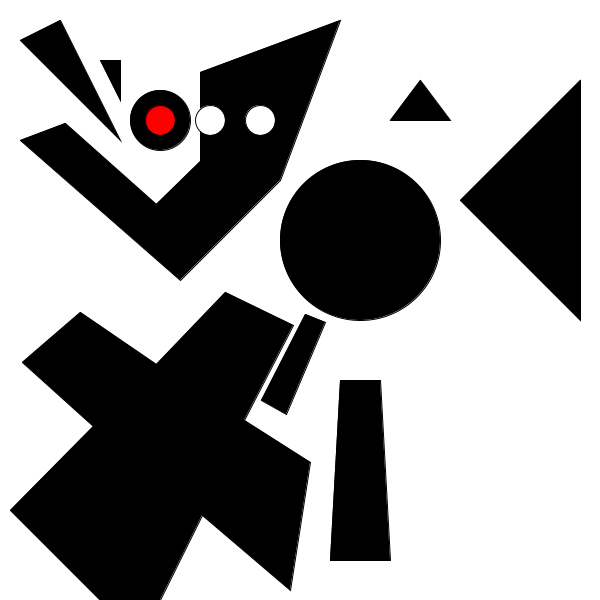
Frame 1 (no input)
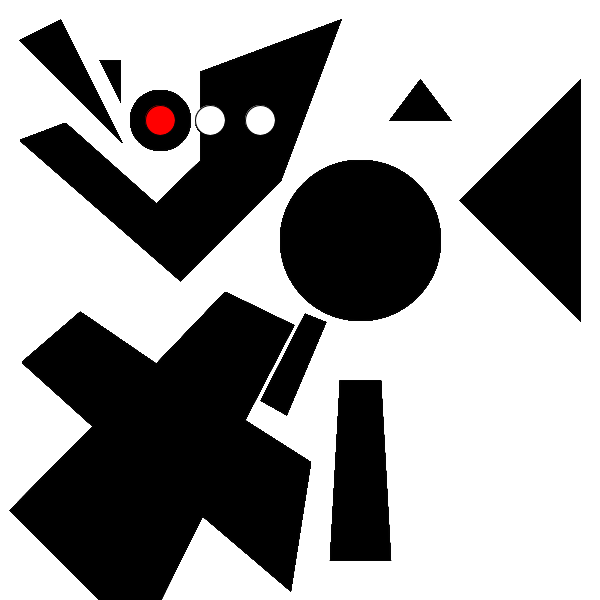
Frame 60 (the mouse pressed at the canvas centre just before this capture)
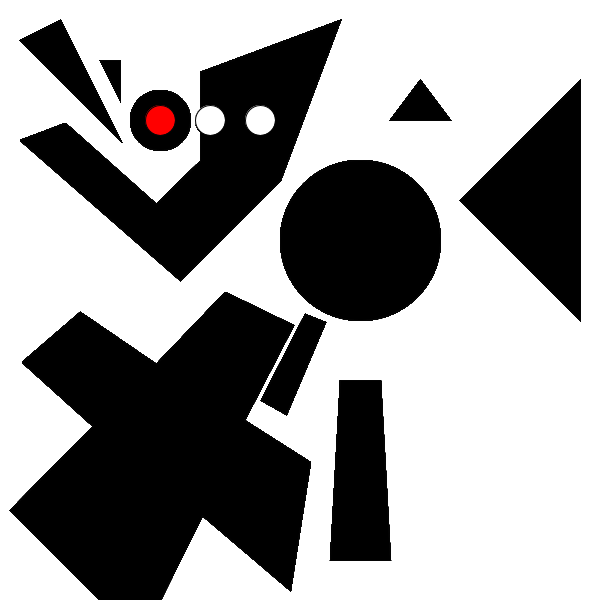
Frame 120 (the mouse held since frame 60 and released just before this capture)

The Processing sketch that drew these frames (run headless with seeded random() and noise(); from frame 60 on, the mouse is pressed at the canvas centre):

// Processing sketch: processing_14313
// ── processing_14313.pde

int mouseClick = 0;

void setup() {
  size(600,600);
  background(255);
  smooth();
}




void draw () {
 
  
  if (mouseClick==0) {
    drawSomething01 ();
  } else if (mouseClick==1) {
    drawSomething02 ();
  } else if (mouseClick==2) {
    drawSomething03 ();
  }
  
 for (int i=0; i<3; i++) {
    if (mouseClick==i) {
    //noStroke(); 
    
    fill(255,0,0);
    } else {
    fill(255,255,255);
    }
    stroke(5);
    ellipse(160+i*50,120, 30,30);
    
  }
}

void keyPressed() {
  if (key=='1') {
    mouseClick = 0;
  } else if (key=='2') {
    mouseClick = 1;
  } else if (key=='3') {
    mouseClick = 2;
  }
}


void mousePressed() {
  
  for (int i=0; i<3; i++) {
    if ((mouseX>145+i*50) && (mouseX<175+i*50) && (mouseY>105) && (mouseY<135)) {
      mouseClick = i;
    }
  }
  
}

void drawSomething01 () {
  smooth();
fill(0);
triangle(420,80,450,120,390,120);
triangle(580,80,580,320,460,200);
ellipse(360,240,160,160);
ellipse(160,120,60,60);
triangle(60,20,120,140,20,40);
triangle(100,60,120,60,120,100);
quad(305,314,325,322,286,414,261,400);
quad(340,380,380,380,390,560,330,560);
 
smooth();
//stroke(0);
//noFill();
beginShape();
vertex(20,140);
vertex(65,123);
vertex(156,204);
vertex(200,161);
vertex(200,72);
vertex(340,20);
vertex(280,180);
vertex(180,280);
vertex(20,140);
endShape();
 
smooth();
//stroke(0);
//noFill();
beginShape();
vertex(22,362);
vertex(80,312);
vertex(156,364);
vertex(225,292);
vertex(293,325);
vertex(244,420);
vertex(310,462);
vertex(290,590);
vertex(202,515);
vertex(140,640);
vertex(10,510);
vertex(93,426);
vertex(22,362);
 
endShape();

}

void drawSomething02 () {
    smooth();
fill(0);
triangle(420,80,450,120,390,120);
triangle(580,80,580,320,460,200);
ellipse(mouseX,mouseY,160,160);
ellipse(160,120,60,60);
triangle(60,20,120,140,20,40);
triangle(100,60,120,60,120,100);
quad(305,314,325,322,286,414,261,400);
quad(340,380,380,380,390,560,330,560);
 
smooth();
//stroke(0);
//noFill();
beginShape();
vertex(20,140);
vertex(65,123);
vertex(156,204);
vertex(200,161);
vertex(200,72);
vertex(340,20);
vertex(280,180);
vertex(180,280);
vertex(20,140);
endShape();
 
smooth();
//stroke(0);
//noFill();
beginShape();
vertex(22,362);
vertex(80,312);
vertex(156,364);
vertex(225,292);
vertex(293,325);
vertex(244,420);
vertex(310,462);
vertex(290,590);
vertex(202,515);
vertex(140,640);
vertex(10,510);
vertex(93,426);
vertex(22,362);
 
endShape();
  
}



void drawSomething03 () {
noStroke();   
smooth();
fill(255);

ellipse(mouseX,mouseY,160,160);

  
 
}



                
                                
